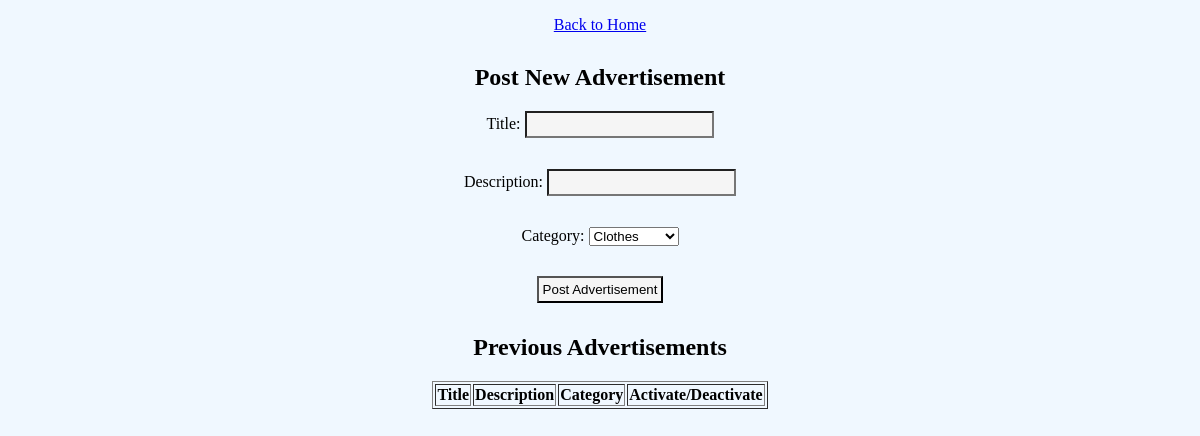
Before: /advertisement (signed in) with the older database file.
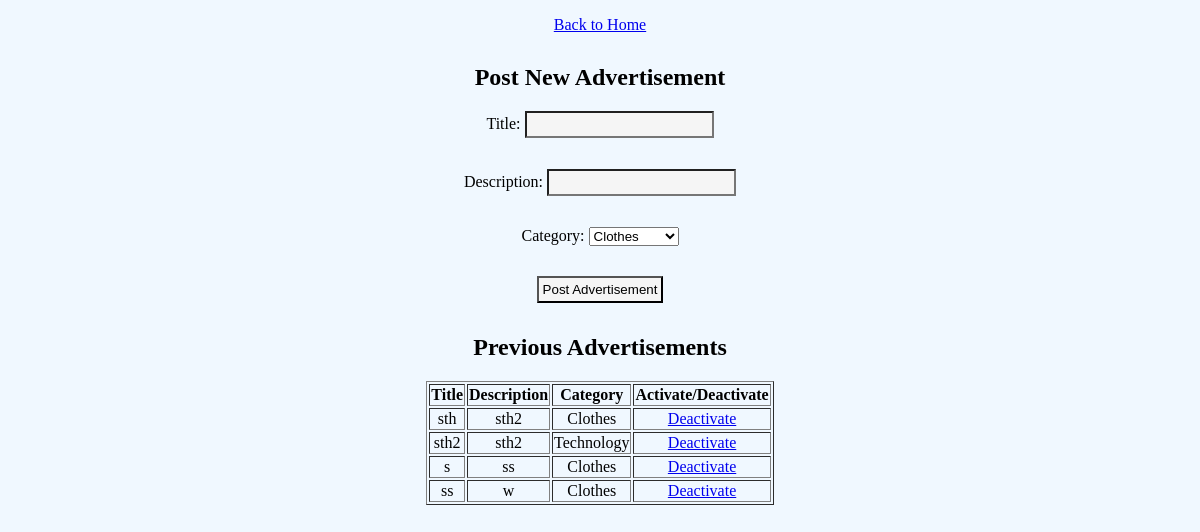
After: the same page with the newer database file.
### tables this page shows
CREATE TABLE Advertisement(aid INTEGER PRIMARY KEY AUTOINCREMENT,title TEXT,description TEXT,isactive INTEGER,username TEXT,category INTEGER,FOREIGN KEY (username) REFERENCES User(username),FOREIGN KEY (category) REFERENCES Category(cid));

CREATE TABLE Category(cid INTEGER PRIMARY KEY,cname TEXT);

### main.py (the view, shortened to what this page needs)
@app.route('/advertisement', methods=['GET', 'POST'])
def advertisement():
    conn = sqlite3.connect("adv.db")
    c = conn.cursor()
    c.execute("SELECT aid, title, description, cname, isactive  FROM Advertisement JOIN Category "
              "ON category=cid WHERE username=?", (session["username"],))
    records = c.fetchall()
    c.execute("Select * from Category")
    categories = c.fetchall()
    conn.close()
    return render_template('advertisement.html', categories= categories, records=records)

### templates/advertisement.html (shortened to what this page needs)
<!DOCTYPE html>
<html lang="en">
<head>
    <link rel = 'stylesheet' type="text/css" href="../static/style.css">
</head>
<body>
<p><a href="/dologin">Back to Home</a></p>
<h2>Post New Advertisement</h2>
    <form action="/advertisement" method="POST">
        <p>Title: <input type="text" name="title" required="required"/></p>
        <p>Description: <input type="text" name="description" required="required"/></p>
        <p>Category:
        <select name="category" id="category">
              {% for category in categories %}
              <option value="{{category[0]}}">{{ category[1] }}</option>
              {% endfor %}
          </select></p>
        <p><input type="submit" name="Add advertisement" value="Post Advertisement"/></p>
<h2>Previous Advertisements</h2>
        <table border="1">
        <tr>
            <th>Title</th>
            <th>Description</th>
            <th>Category</th>
            <th>Activate/Deactivate</th>
        </tr>
        {% for record in records %}
            <tr>
            <td>{{record[1]}}</td>
            <td>{{record[2]}}</td>
            <td>{{record[3]}}</td>
            {% if record[4] == 1 %}
            <td><a href="/deactivate?id={{record[0]}}">Deactivate</a></td>
            {% else %}
           <td><a href="/activate?id={{record[0]}}">Activate</a></td>
            {% endif %}
        </tr>
        {% endfor %}
    </table>
    </form>
</body>
</html>

Changed rows visible on the page:
now on this page (row edited): Advertisement: title "sth", description "sth2", cname "Clothes"
now on this page (row edited): Advertisement: title "sth2", description "sth2", cname "Technology"
now on this page (row edited): Advertisement: title "s", description "ss", cname "Clothes"
now on this page (row edited): Advertisement: title "ss", description "w", cname "Clothes"
